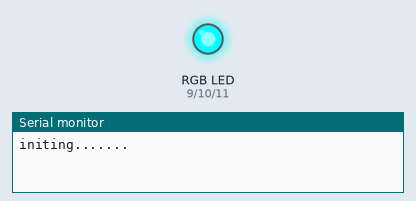
Recording of a sketch running on a simulated Arduino Uno, built with avr-gcc and run on an emulated ATmega328P. Shown: an RGB LED mixed from three pins (HIGH = lit), the last lines printed to the serial monitor.

Above: at 0.1 s.
At 2.1 s:
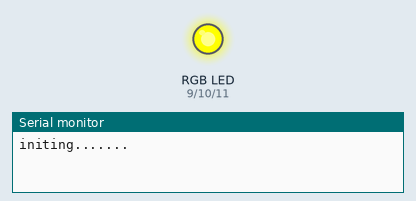
At 3.1 s:
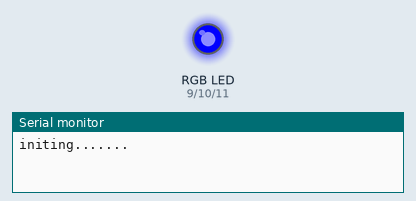
At 4.1 s:
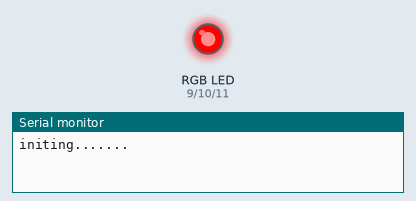
At 6.1 s:
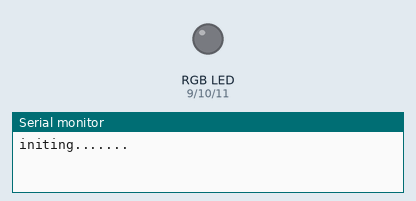
At 38.8 s:
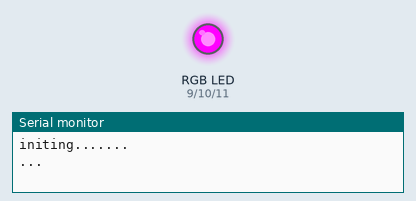
Timing chart, 0 to 40.0 s (numbered marks = the images above):
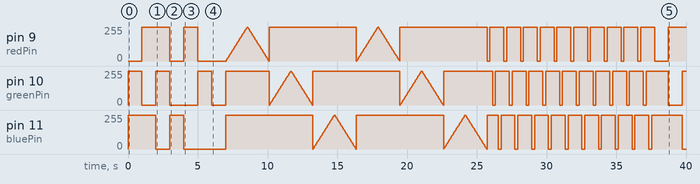

Measured:
- by itself, pin 9 (redPin): 0/255 → 255/255 at 1.0 s, → 0/255 2.0 s later, → 255/255 1.0 s later, → 0/255 1.0 s later, … (233 changes in this stretch)
- by itself, pin 11 (bluePin): 0/255 → 255/255 at 0.00 s, → 0/255 2.0 s later, → 255/255 1.0 s later, → 0/255 1.0 s later, … (234 changes in this stretch)
- by itself, pin 10 (greenPin): 0/255 → 255/255 at 0.00 s, → 0/255 1.0 s later, → 255/255 1.0 s later, → 0/255 1.0 s later, … (237 changes in this stretch)

The sketch:

Backups.0.1.ino
```cpp
// Define the pin connections for RGB
const int redPin = 9;
const int greenPin = 10;
const int bluePin = 11;


void setup() {
  Serial.begin(9600);
  Serial.print("initing....");
  // Set the RGB pins as outputs
  pinMode(redPin, OUTPUT);
  pinMode(greenPin, OUTPUT);
  pinMode(bluePin, OUTPUT);


}

void loop() {
  Serial.println("...");
  cycleColors();
  // Blending colors
  blendColors();
  blendColors();

  // Fading effect
  fadeColors();
  fadeColors();

  // Flashing pattern
  flashPattern();
  flashPattern();
}


// Function to cycle through basic colors
void cycleColors() {

  setColor(0, 255, 255);  // Red
  delay(1000);
  setColor(255, 0, 255);  // Green
  delay(1000);
  setColor(255, 255, 0);  // Blue
  delay(1000);
  setColor(0, 0, 255);  // Yellow
  delay(1000);
  setColor(255, 0, 0);  // Cyan
  delay(1000);
  setColor(0, 255, 0);  // Magenta
  delay(1000);
  setColor(0, 0, 0);  // White
  delay(1000);

}

// Function to blend colors
void blendColors() {

  for (int r = 255; r <= 0; r -= 5) {
    for (int g = 255; g <= 0; g -= 5) {
      for (int b = 255; b <= 0; b -= 5) {
        setColor(r, g, b);
        delay(20);
      }
    }
  }
}

// Function to fade colors in and out
void fadeColors() {

  for (int i = 0; i <= 255; i += 5) {
    setColor(i, 255, 255);  // Fade red in
    delay(30);
  }
  for (int i = 255; i >= 0; i -= 5) {
    setColor(i, 255, 255);  // Fade red out
    delay(30);
  }
  for (int i = 0; i <= 255; i += 5) {
    setColor(255, i, 255);  // Fade green in
    delay(30);
  }
  for (int i = 255; i >= 0; i -= 5) {
    setColor(255, i, 255);  // Fade green out
    delay(30);
  }
  for (int i = 0; i <= 255; i += 5) {
    setColor(255, 255, i);  // Fade blue in
    delay(30);
  }
  for (int i = 255; i >= 0; i -= 5) {
    setColor(255, 255, i);  // Fade blue out
    delay(30);
  }
}

// Function to create a flashing pattern
void flashPattern() {
  for (int i = 0; i < 5; i++) {
    setColor(0, 255, 255);  // Flash red
    delay(200);
    setColor(255, 255, 255);  // Turn off
    delay(200);
    setColor(255, 0, 255);  // Flash green
    delay(200);
    setColor(255, 255, 255);  // Turn off
    delay(200);
    setColor(255, 255, 0);  // Flash blue
    delay(200);
    setColor(255, 255, 255);  // Turn off
    delay(200);
  }
}

// Function to set the color of the RGB LEDs
void setColor(int red, int green, int blue) {
  analogWrite(redPin, red);
  analogWrite(greenPin, green);
  analogWrite(bluePin, blue);
}
```
